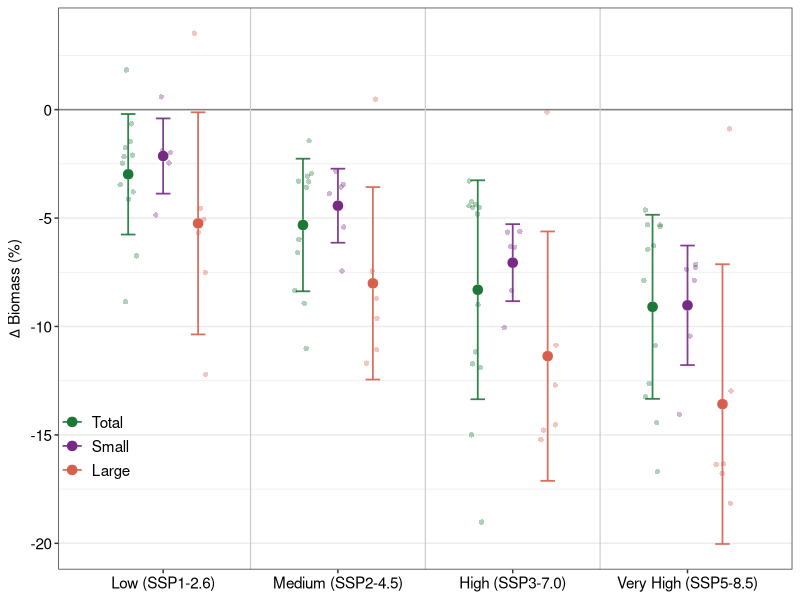
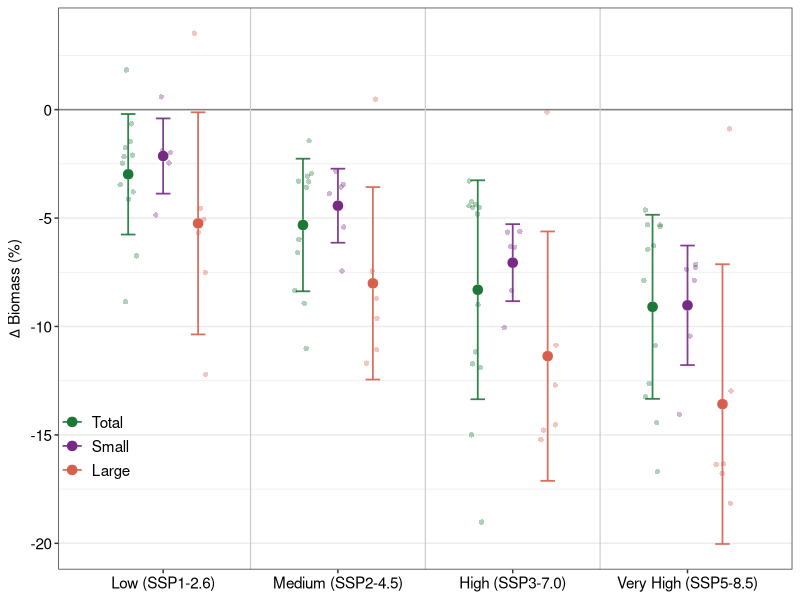

Reproduce these figures in R, in order.
library(tidyverse)

# ---------------------------------------------------------------------------
# NEW PLOT: Single panel — SSPs on x-axis, mean % change on y-axis,
# grouped by variable (zooc / zmicro / zmeso) within each SSP.
# Summary layer: mean ± SD errorbar + mean point per variable × SSP.
# Background layer: individual model points (jittered, semi-transparent).
# ---------------------------------------------------------------------------

vars <- c("zooc", "zmicro", "zmeso")
sz <- 11

# Read the single merged CSV (written by 06_Climate_Review.R).
# Rows with Model == "All models" are the pre-computed multimodel mean ± SD
# summary rows; all other rows are individual model results.
all_dat <- readr::read_csv(
  file.path("Data", "zooplankton_change_summary.csv"),
  show_col_types = FALSE
) %>%
  mutate(
    Variable = factor(Variable, levels = vars),
    Scenario = factor(Scenario),
    Model = factor(Model)
  )

# Only keep the four "headline" SSPs that appear in the sketch
headline_ssps <- c("ssp126", "ssp245", "ssp370", "ssp585")

# Individual model points — exclude the "All models" summary rows
plot_dat <- all_dat %>%
  filter(Scenario %in% headline_ssps, Model != "All models") %>%
  mutate(
    Scenario = factor(Scenario, levels = headline_ssps),
    Variable = factor(Variable, levels = vars)
  )

# Summary layer: pull the pre-computed multimodel mean ± SD directly from
# the "All models" rows rather than recomputing them here
summary_dat <- all_dat %>%
  filter(Scenario %in% headline_ssps, Model == "All models") %>%
  mutate(
    Scenario = factor(Scenario, levels = headline_ssps),
    Variable = factor(Variable, levels = vars)
  ) %>%
  rename(mean_pct = Mean_percent_change, sd_pct = SD_percent_change)

# Dodge position shared by all layers so individual points, errorbars and
# mean points all align within each SSP group
dodge <- position_dodge(width = 0.6)

# Colour palette for the three variables
var_colours <- c(
  zooc = "#1b7837", # dark green  — total zooplankton
  zmicro = "#762a83", # purple      — microzooplankton
  zmeso = "#d6604d" # red-orange  — mesozooplankton
)

p_new <- ggplot(
  plot_dat,
  aes(x = Scenario, y = Mean_percent_change, colour = Variable, fill = Variable)
) +

  # --- background: individual model points (small, semi-transparent) -------
  geom_point(
    aes(group = Variable),
    position = position_jitterdodge(
      dodge.width = 0.6,
      jitter.width = 0.25,
      seed = 42
    ),
    shape = 16,
    size = 1.5,
    alpha = 0.35
  ) +

  # --- foreground: SD errorbars --------------------------------------------
  geom_errorbar(
    data = summary_dat,
    aes(
      y = mean_pct,
      ymin = mean_pct - sd_pct,
      ymax = mean_pct + sd_pct,
      group = Variable
    ),
    position = dodge,
    width = 0.25,
    linewidth = 0.6,
    alpha = 0.9
  ) +

  # --- foreground: mean point ----------------------------------------------
  geom_point(
    data = summary_dat,
    aes(y = mean_pct, group = Variable),
    position = dodge,
    shape = 21,
    size = 2.5,
    stroke = 0.8,
    colour = "white",
    fill = NA # overridden below via scale_fill_manual
  ) +
  # Filled mean point on top (separate layer so fill shows through white stroke)
  geom_point(
    data = summary_dat,
    aes(y = mean_pct, group = Variable),
    position = dodge,
    shape = 21,
    size = 2.5,
    stroke = 0.8
  ) +

  # --- reference line at zero ----------------------------------------------
  geom_hline(yintercept = 0, colour = "grey50", linewidth = 0.5) +

  # --- scales & labels -----------------------------------------------------
  scale_colour_manual(
    values = var_colours,
    labels = c(zooc = "Total", zmicro = "Small", zmeso = "Large")
  ) +
  scale_fill_manual(
    values = var_colours,
    labels = c(zooc = "Total", zmicro = "Small", zmeso = "Large")
  ) +
  scale_x_discrete(
    labels = c(
      ssp126 = "Low (SSP1-2.6)",
      ssp245 = "Medium (SSP2-4.5)",
      ssp370 = "High (SSP3-7.0)",
      ssp585 = "Very High (SSP5-8.5)"
    )
  ) +
  geom_vline(
    xintercept = c(1.5, 2.5, 3.5),
    colour = "grey80",
    linewidth = 0.4,
    linetype = "solid"
  ) +
  labs(
    x = NULL,
    y = expression(Delta ~ "Biomass (%)"),
    fill = NULL,
    colour = NULL
  ) +
  theme_bw(base_size = sz, base_family = "Helvetica") +
  theme(
    text = element_text(family = "Helvetica", size = sz),
    legend.position = c(0.05, 0.22),
    legend.direction = "vertical",
    legend.background = element_blank(),
    legend.key = element_blank(),
    legend.text = element_text(size = sz),
    panel.grid.major.x = element_blank(),
    axis.title.y = element_text(size = sz),
    axis.text = element_text(size = sz, colour = "black")
  )

ggsave("Figures/PercentChange.pdf", plot = p_new, width = 10, height = 6)
ggsave(
  "Figures/PercentChange.png",
  dpi = 600,
  plot = p_new,
  width = 10,
  height = 6
)
